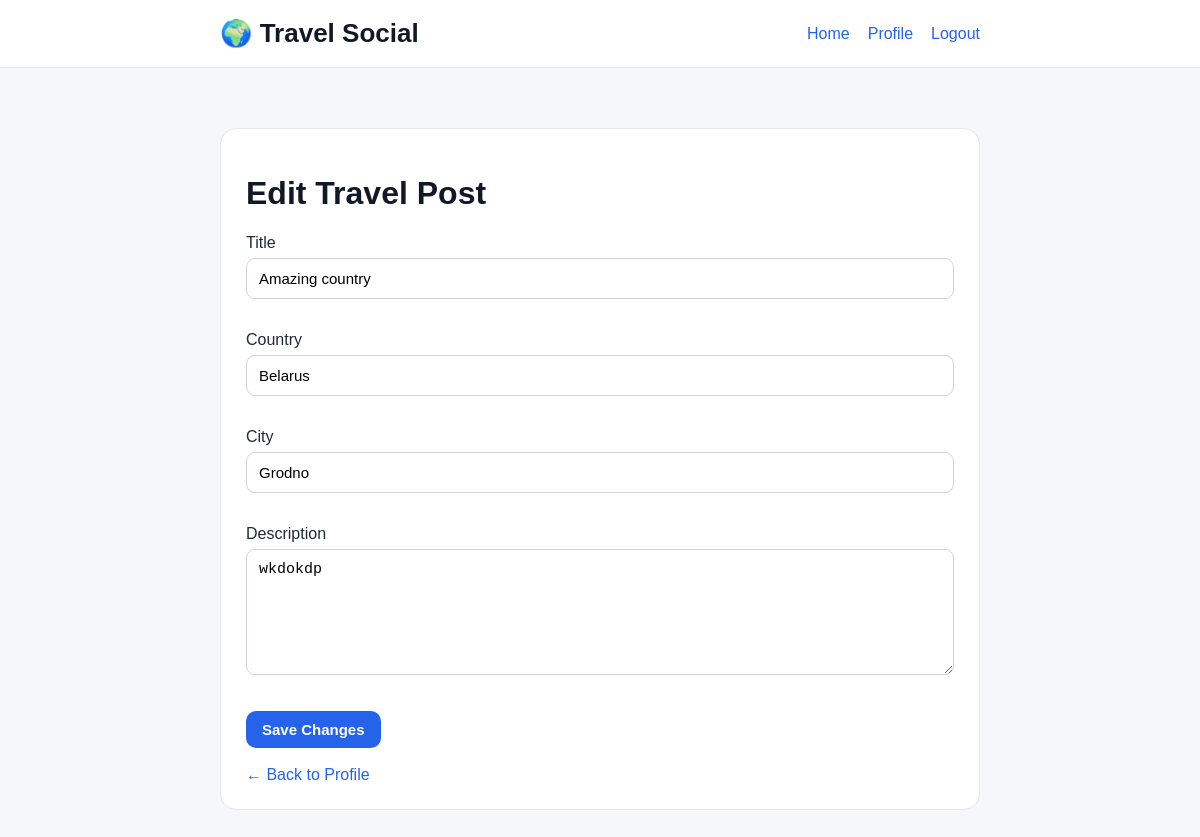
Screenshot of /edit_post/4 (signed in) with the database file from the repository.
### models.py (models this page shows)
class TravelPost(db.Model):
    id = db.Column(db.Integer, primary_key=True)
    title = db.Column(db.String(100), nullable=False)
    description = db.Column(db.Text, nullable=False)
    country = db.Column(db.String(50), nullable=False)
    city = db.Column(db.String(50), nullable=False)
    created_at = db.Column(db.DateTime, nullable=False, default=datetime.utcnow)
    user_id = db.Column(db.Integer, db.ForeignKey('user.id'), nullable=False)
    image_filename = db.Column(db.String(255), nullable=True)
    comments = db.relationship('Comment', backref='post', lazy=True, cascade="all, delete-orphan")
    likes = db.relationship('Like', backref='post', lazy=True, cascade="all, delete-orphan")

### routes.py (the view, shortened to what this page needs)
@app.route("/edit_post/<int:post_id>", methods=["GET", "POST"])
@login_required
def edit_post(post_id):
    post = TravelPost.query.get_or_404(post_id)
    if post.user_id != current_user.id:
        flash("You are not authorized to edit this post.")
        return redirect(url_for("home"))
    form = TravelPostForm(obj=post)
    return render_template("edit_post.html", form=form, post=post)

### forms.py
class TravelPostForm(FlaskForm):
    title = StringField('Title', validators=[DataRequired()])
    description = TextAreaField('Description', validators=[DataRequired()])
    country = StringField('Country', validators=[DataRequired()])
    city = StringField('City', validators=[DataRequired()])
    image = FileField('Travel Image', validators=[FileAllowed(['jpg', 'png'])])
    submit = SubmitField('Create Post')

### models.py (called while the page is built)
@login_manager.user_loader
def load_user(user_id):
    return db.session.get(User, int(user_id))

### templates/edit_post.html (shortened to what this page needs)
<!DOCTYPE html>
<html lang="en">
<head>
    <link rel="stylesheet"
          href="{{ url_for('static', filename='style.css') }}">
</head>
<body>
<header class="site-header">
    <div class="site-header-inner">
        <div class="logo">
            🌍 Travel Social
        </div>
        <div class="nav-links">
            <a href="{{ url_for('home') }}">Home</a>
            <a href="{{ url_for('profile', username=current_user.username) }}">Profile</a>
            <a href="{{ url_for('logout') }}">Logout</a>
        </div>
    </div>
</header>
<div class="container">
    <div class="form-card">
        <h1>Edit Travel Post</h1>
        <form method="POST">
            <p>
                {{ form.title.label }}<br>
                {{ form.title() }}
            </p>
            <p>
                {{ form.country.label }}<br>
                {{ form.country() }}
            </p>
            <p>
                {{ form.city.label }}<br>
                {{ form.city() }}
            </p>
            <p>
                {{ form.description.label }}<br>
                {{ form.description(rows=6) }}
            </p>
            <button class="primary-button" type="submit">
                Save Changes
            </button>
        </form>
        <br>
        <a href="{{ url_for('profile', username=current_user.username) }}">
            ← Back to Profile
        </a>
    </div>
</div>
</body>
</html>

### static/style.css (style rules this page uses)
body { font-family: Arial, Helvetica, sans-serif; background: #f5f7fb; margin: 0; color: #1f2937; }
.container { width: 92%; max-width: 760px; margin: 0 auto; padding: 30px 0 60px; }
h1, h2, h3 { color: #111827; }
a { color: #2563eb; text-decoration: none; }
.site-header { background: white; border-bottom: 1px solid #e5e7eb; padding: 18px 0; margin-bottom: 30px; }
.site-header-inner { width: 92%; max-width: 760px; margin: 0 auto; display: flex; justify-content: space-between; align-items: center; }
.logo { font-size: 26px; font-weight: 700; color: #111827; }
.nav-links { display: flex; gap: 18px; }
button, input[type="submit"] { border: none; border-radius: 10px; padding: 10px 16px; font-size: 15px; font-weight: 600; cursor: pointer; }
.primary-button { background: #2563eb; color: white; }
.form-card { background: white; border: 1px solid #e5e7eb; border-radius: 16px; padding: 25px; }
.form-card input, .form-card textarea { width: 100%; box-sizing: border-box; padding: 11px 12px; border: 1px solid #d1d5db; border-radius: 9px; margin-top: 6px; margin-bottom: 16px; font-size: 15px; }

### rows the page displays
TravelPost: title "Amazing country", country "Belarus", city "Grodno", description "wkdokdp"
